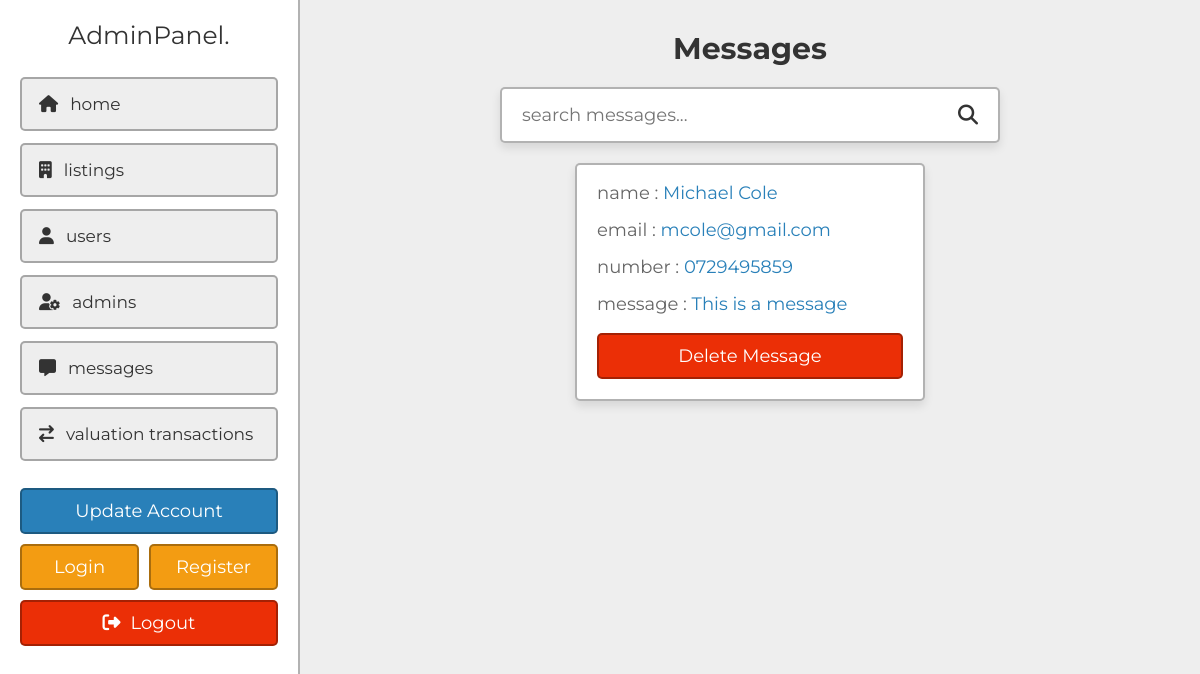
Page /admin/messages.php (signed in) on the committed database.
### tables this page shows
CREATE TABLE `messages` (
  `id` varchar(20) NOT NULL,
  `name` varchar(50) NOT NULL,
  `email` varchar(50) NOT NULL,
  `number` varchar(10) NOT NULL,
  `message` varchar(1000) NOT NULL
);

### admin/messages.php (the view, shortened to what this page needs)
<?php
include '../components/connect.php';
?>
<!DOCTYPE html>
<html lang="en">
<head>
   <link rel="stylesheet" href="https://cdnjs.cloudflare.com/ajax/libs/font-awesome/6.2.0/css/all.min.css">
   <link rel="stylesheet" href="../css/admin_style.css">
</head>
<body>
<?php include '../components/admin_header.php'; ?>
<section class="grid">
   <h1 class="heading">messages</h1>
   <form action="" method="POST" class="search-form">
      <input type="text" name="search_box" placeholder="search messages..." maxlength="100" required>
      <button type="submit" class="fas fa-search" name="search_btn"></button>
   </form>
   <div class="box-container">
   <?php
      if(isset($_POST['search_box']) OR isset($_POST['search_btn'])){
         $search_box = $_POST['search_box'];
         $search_box = filter_var($search_box, FILTER_SANITIZE_STRING);
         $select_messages = $conn->prepare("SELECT * FROM `messages` WHERE name LIKE '%{$search_box}%' OR number LIKE '%{$search_box}%' OR email LIKE '%{$search_box}%'");
         $select_messages->execute();
      }else{
         $select_messages = $conn->prepare("SELECT * FROM `messages`");
         $select_messages->execute();
      }
      if($select_messages->rowCount() > 0){
         while($fetch_messages = $select_messages->fetch(PDO::FETCH_ASSOC)){
   ?>
   <div class="box">
      <p>name : <span><?= $fetch_messages['name']; ?></span></p>
      <p>email : <a href="mailto:<?= $fetch_messages['email']; ?>"><?= $fetch_messages['email']; ?></a></p>
      <p>number : <a href="tel:<?= $fetch_messages['number']; ?>"><?= $fetch_messages['number']; ?></a></p>
      <p>message : <span><?= $fetch_messages['message']; ?></span></p>
      <form action="" method="POST">
         <input type="submit" value="delete message" onclick="return confirm('delete this message?');" name="delete" class="delete-btn">
      </form>
   </div>
   <?php
      }
   }elseif(isset($_POST['search_box']) OR isset($_POST['search_btn'])){
      echo '<p class="empty">results not found!</p>';
   }else{
      echo '<p class="empty">you have no messages!</p>';
   }
   ?>
   </div>
</section>
</body>
</html>

### css/admin_style.css (style rules this page uses)
:root { --main-color: #2980b9; --orange: #f39c12; --red: #eb2f06; --light-color: #666; --light-bg: #eee; --white: #fff; --black: #333; --box-shadow: 0 0.5rem 1rem rgba(0, 0, 0, 0.1); --border: 0.2rem solid rgba(0, 0, 0, 0.3); }
* { font-family: "Montserrat", sans-serif; margin: 0; padding: 0; box-sizing: border-box; outline: none; border: none; text-decoration: none; }
html { font-size: 62.5%; overflow-x: hidden; scroll-behavior: smooth; scroll-padding-top: 5rem; }
body { background-color: var(--light-bg); padding-left: 30rem; }
section { padding: 3rem 2rem; max-width: 1200px; margin: 0 auto; }
.heading { margin-bottom: 2rem; text-align: center; text-transform: capitalize; color: var(--black); font-size: 3rem; }
.inline-btn, .inline-option-btn, .inline-delete-btn, .btn, .delete-btn, .option-btn { cursor: pointer; padding: 1rem 2.5rem; font-size: 1.8rem; color: var(--white); text-align: center; text-transform: capitalize; margin-top: 1rem; border-radius: 0.5rem; border: var(--border); }
.btn, .delete-btn, .option-btn { display: block; width: 100%; }
.delete-btn { background-color: var(--red); }
.grid .box-container { display: grid; grid-template-columns: repeat(auto-fit, 35rem); align-items: flex-start; justify-content: center; gap: 1.5rem; }
.grid .box-container .box { border-radius: 0.5rem; padding: 2rem; padding-top: 1rem; background-color: var(--white); box-shadow: var(--box-shadow); border: var(--border); overflow-x: hidden; }
.grid .box-container .box p { line-height: 1.5; padding: 0.5rem 0; font-size: 1.8rem; color: var(--light-color); white-space: pre-line; text-overflow: ellipsis; overflow-x: hidden; }
.grid .box-container .box p a, .grid .box-container .box p span { color: var(--main-color); }
.search-form { max-width: 50rem; margin: 0 auto; border-radius: 0.5rem; background-color: var(--white); box-shadow: var(--box-shadow); border: var(--border); padding: 1.5rem 2rem; display: flex; gap: 2rem; margin-bottom: 2rem; }
.search-form input { width: 100%; font-size: 1.8rem; color: var(--black); }
.search-form button { background: none; cursor: pointer; color: var(--black); font-size: 2rem; }

### rows in the picture
messages: name "Michael Cole", email "mcole@gmail.com", number "0729495859", message "This is a message"
